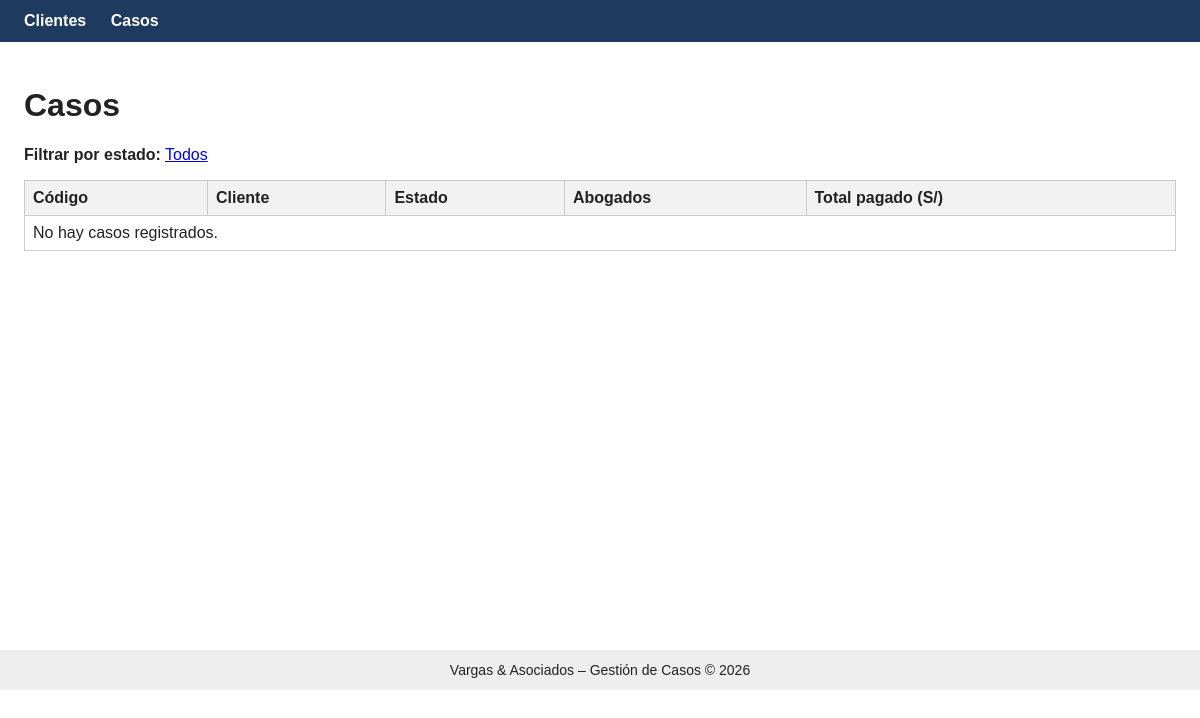
Page /casos/?estado=1 on the earlier database version.
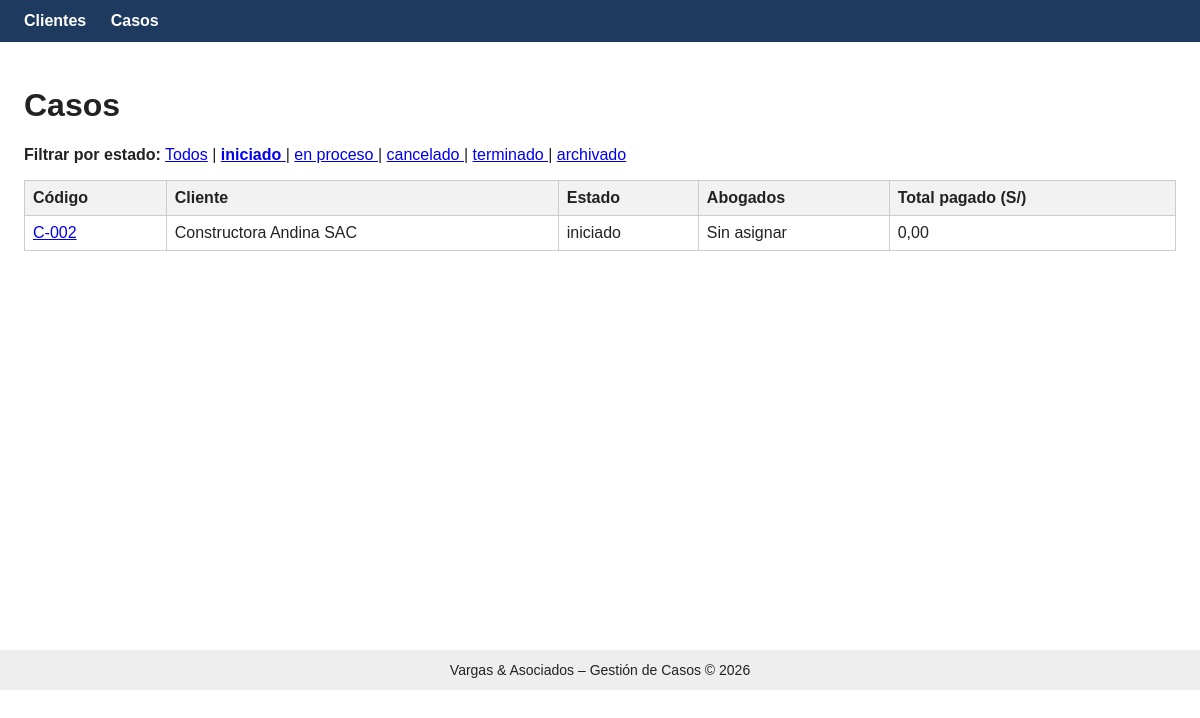
Same page on the later database version.
### casos/models.py (models this page shows, shortened)
class EstadoCaso(models.Model):
    nombre = models.CharField(max_length=50, unique=True)
    permite_pagos = models.BooleanField(default=False)

class Caso(models.Model):
    codigo = models.CharField(max_length=20, unique=True)
    titulo = models.CharField(max_length=200)
    descripcion = models.TextField(blank=True)
    fecha_inicio = models.DateField()
    cliente = models.ForeignKey(
        Cliente, on_delete=models.PROTECT, related_name="casos"
    )
    estado = models.ForeignKey(
        EstadoCaso, on_delete=models.PROTECT, related_name="casos"
    )
    abogados = models.ManyToManyField(
        settings.AUTH_USER_MODEL, related_name="casos_asignados"
    )
    def total_pagado(self):
        total = self.pagos.aggregate(total=Sum("monto"))["total"]
        return total or Decimal("0")

class Cliente(models.Model):
    nombres = models.CharField(max_length=150)
    documento = models.CharField("DNI o RUC", max_length=11, unique=True)
    telefono = models.CharField(max_length=20, blank=True)
    correo = models.EmailField(blank=True)

### casos/views.py (the view)
# urls.py: path("casos/", views.lista_casos, name="lista_casos"),
def lista_casos(request):
    casos = (
        Caso.objects.select_related("cliente", "estado")
        .prefetch_related("abogados")
        .order_by("codigo")
    )
    estado_id = None
    guardar_cookie = False
    borrar_cookie = False
    if "estado" in request.GET:
        valor = request.GET["estado"]
        if valor.isdigit():
            estado_id = int(valor)
            guardar_cookie = True
        else:
            borrar_cookie = True          # ?estado= vacío = ver todos
    else:
        valor = request.COOKIES.get("ultimo_estado", "")
        if valor.isdigit():
            estado_id = int(valor)        # aplica el último estado consultado
    if estado_id is not None:
        casos = casos.filter(estado_id=estado_id)
    response = render(
        request,
        "casos/lista_casos.html",
        {
            "casos": casos,
            "estados": EstadoCaso.objects.all(),
            "estado_actual": estado_id,
        },
    )
    if guardar_cookie:
        response.set_cookie("ultimo_estado", str(estado_id), max_age=60 * 60 * 24 * 30)
    elif borrar_cookie:
        response.delete_cookie("ultimo_estado")
    return response

### casos/templates/casos/lista_casos.html (shortened to what this page needs)
{% extends "casos/base.html" %}
{% block contenido %}
<h1>Casos</h1>
<p>
  <strong>Filtrar por estado:</strong>
  <a href="{% url 'casos:lista_casos' %}?estado=">Todos</a>
  {% for e in estados %}
    | <a href="{% url 'casos:lista_casos' %}?estado={{ e.id }}">
        {% if e.id == estado_actual %}<strong>{{ e.nombre }}</strong>{% else %}{{ e.nombre }}{% endif %}
      </a>
  {% endfor %}
</p>
<table>
  <tr>
    <th>Código</th><th>Cliente</th><th>Estado</th>
    <th>Abogados</th><th>Total pagado (S/)</th>
  </tr>
  {% for caso in casos %}
  <tr>
    <td><a href="{% url 'casos:detalle_caso' caso.id %}">{{ caso.codigo }}</a></td>
    <td>{{ caso.cliente.nombres }}</td>
    <td>{{ caso.estado.nombre }}</td>
    <td>
      {% for a in caso.abogados.all %}
        {{ a.get_full_name|default:a.username }}{% if not forloop.last %}, {% endif %}
      {% empty %}
        Sin asignar
      {% endfor %}
    </td>
    <td>{{ caso.total_pagado|floatformat:2 }}</td>
  </tr>
  {% empty %}
  <tr><td colspan="5">No hay casos registrados.</td></tr>
  {% endfor %}
</table>
{% endblock %}

### casos/templates/casos/base.html (shortened to what this page needs)
<!DOCTYPE html>
<html lang="es">
<head>
</head>
<body>
  <nav>
    <a href="{% url 'casos:lista_clientes' %}">Clientes</a>
    <a href="{% url 'casos:lista_casos' %}">Casos</a>
  </nav>
  <main>
    {% block contenido %}{% endblock %}
  </main>
  <footer>Vargas & Asociados &ndash; Gestión de Casos &copy; 2026</footer>
</body>
</html>

### casos/templates/casos/base.html (style rules this page uses)
body { font-family: Arial, sans-serif; margin: 0; color: #222; }
nav { background: #1f3a5f; padding: 12px 24px; }
nav a { color: #fff; margin-right: 20px; text-decoration: none; font-weight: bold; }
main { padding: 24px; min-height: 70vh; }
footer { background: #eee; text-align: center; padding: 12px; font-size: 14px; }
table { border-collapse: collapse; width: 100%; }
th, td { border: 1px solid #ccc; padding: 8px; text-align: left; }
th { background: #f2f2f2; }

Differences in the rows shown:
added EstadoCaso: nombre "iniciado"
added EstadoCaso: nombre "en proceso"
added EstadoCaso: nombre "cancelado"
added EstadoCaso: nombre "terminado"
added EstadoCaso: nombre "archivado"
added Caso: codigo "C-002", cliente.nombres "Constructora Andina SAC", estado.nombre "iniciado", total_pagado "0,00"
Other differences:
text no longer shown: "No hay casos registrados."
